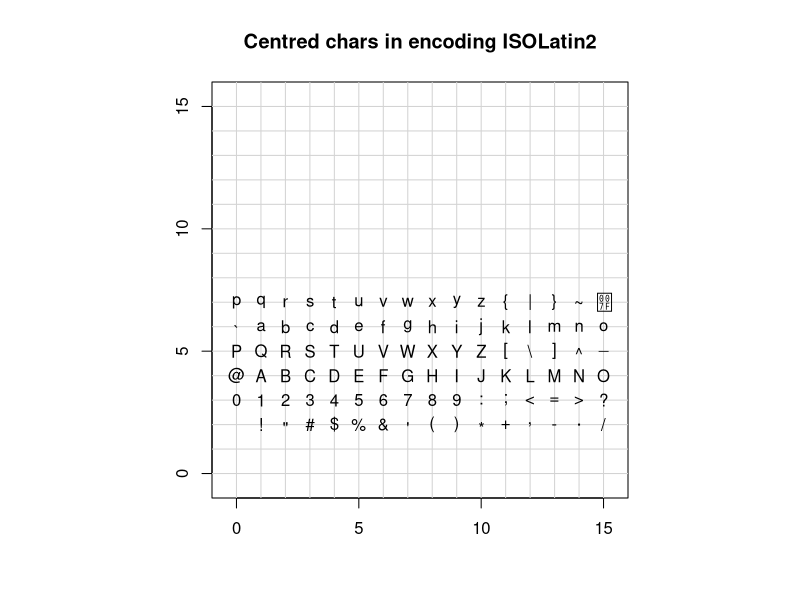
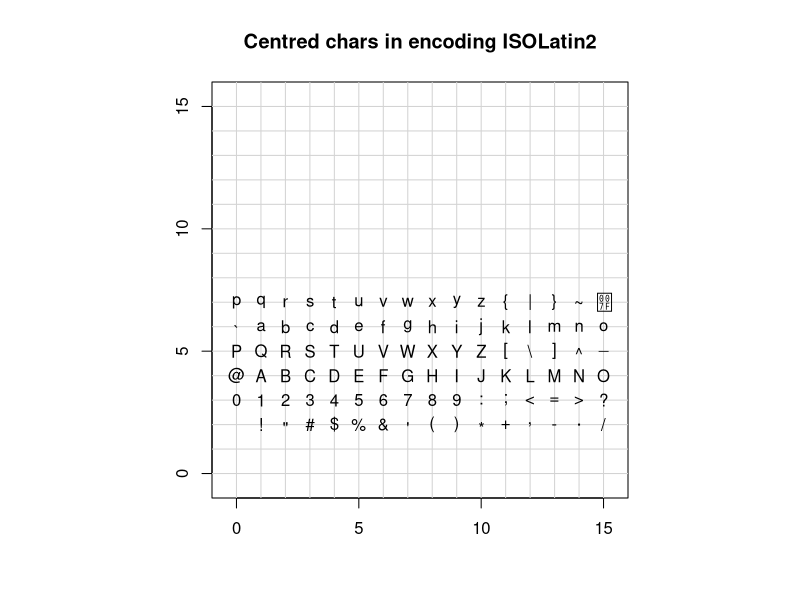

Here is the R script that generated these plots, in order:
TestChars <- function(encoding = "ISOLatin1", ...)
{
    pdf(encoding = encoding, ...)
    par(pty = "s")
    plot(c(-1,16), c(-1,16), type = "n", xlab = "", ylab = "",
         xaxs = "i", yaxs = "i")
         title(paste("Centred chars in encoding", encoding))
    grid(17, 17, lty = 1)
    for(i in c(32:255)) {
        x <- i %% 16
        y <- i %/% 16
        points(x, y, pch = i)
    }
    dev.off()
}
## there will be many warnings.
TestChars("ISOLatin2")
## this does not view properly in older viewers.
TestChars("ISOLatin2", family = "URWHelvetica")